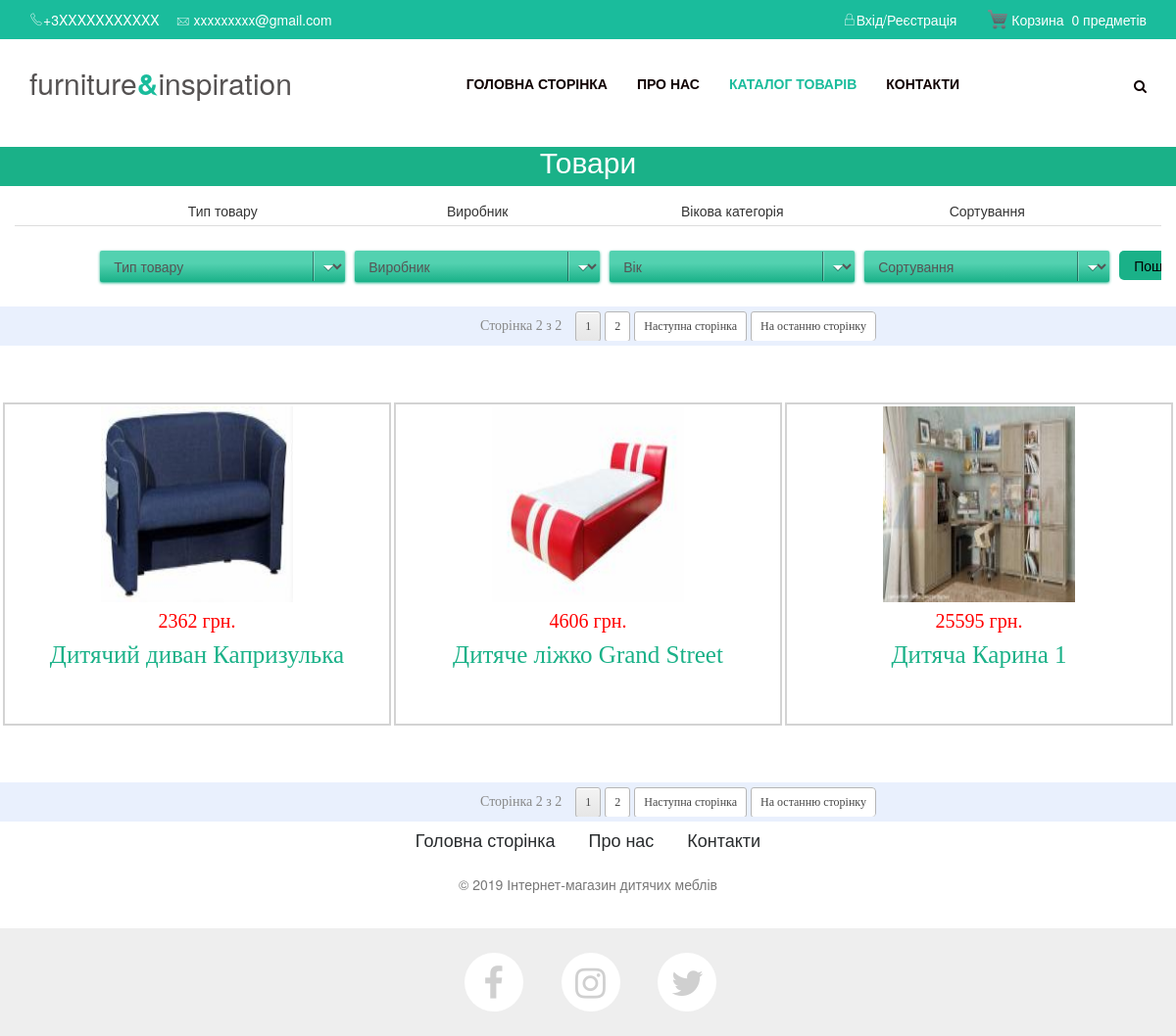
/prodList.php?prodType=0&page=2, run on the app's committed database.
### tables this page shows
CREATE TABLE IF NOT EXISTS `product` (
  `prodId` int(11) NOT NULL AUTO_INCREMENT,
  `prodName` text NOT NULL,
  `prodImage` text NOT NULL,
  `prodDesc` text NOT NULL,
  `prodCharacteristic` text,
  `type` text,
  `price` int(11) NOT NULL DEFAULT '0',
  `bigImageNames` text,
  `prodCustomers` int(11) NOT NULL DEFAULT '0',
  `prodRating` double NOT NULL DEFAULT '0',
  `prodAge` int(11) NOT NULL,
  `prodProducer` text NOT NULL,
  `prodProd` int(11) NOT NULL DEFAULT '0',
  PRIMARY KEY (`prodId`)
);

### php/connect.php (called while the page is built, shortened)
<?php
class Connect
{
    function __construct()
    {
        $this->mysqli = new mysqli("localhost", "root", "", "furniture&insipation");
    }
}
$connect = new Connect();
?>

### prodList.php (the view, shortened to what this page needs)
<?php
require_once("php/connect.php");
require_once("php/function.php");
?>
<!DOCTYPE html>
<html>
<head>
    <?php
    $prodType = "0";
    ?>
    <link href="css/pagination.css" rel="stylesheet" type="text/css" />
    <link href="css/grey.css" rel="stylesheet" type="text/css" />
    <link href="css/home.css" rel="stylesheet" type="text/css" />
    <link href="css/prodList.css" rel="stylesheet" type="text/css" />
</head>
<body>
    <div id="container">
        <?php include "header.php" ?>
        <div id="prodListDiv">
            <div id="BG">
                <h2> Товари </h2>
            </div>
            <div class="selection">
                <form class="form-inline col-md-12 wow fadeInDown animated" action="prodList.php" method="post">
                    <div class="table-responsive cart_info">
                        <table class="table table-condensed" style="height:10px; text-align: center;">
                            <thead>
                                <tr class="cart_menu" style="margin-left: 20px;">
                                    <td class="price"></td>
                                    <td class="image" style="margin-left: 20px;">Тип товару</td>
                                    <td class="image">Виробник</td>
                                    <td class="description">Вікова категорія</td>
                                    <td class="price">Сортування</td>
                                    <td class="price"></td>
                                </tr>
                            </thead>
                            <tbody>
                                <tr>
                                    <td class="cart_product1">
                                    </td>
                                    <td class="cart_product1">
                                        <select id="soflow" name="prodType">
                                            <option value="0">Тип товару</option>
                                            </select>
                                        </td>
                                        <td class="cart_product1">
                                            <select id="soflow" name="prodProducer">
                                                <option value="0">Виробник</option>
                                            </select>
                                        </td>
                                        <td class="cart_product1">
                                            <select id="soflow" name="select_age">
                                                <option value="0">Вік</option>
                                            </select>
                                        </td>
                                        <td class="cart_price">
                                            <select id="soflow" name="select_sort">
                                                <option value="1">Сортування</option>
                                            </select>
                                        </td>
                                        <td class="cart_total">
                                            <input id="btnUpdate" type="submit" name="btnSelect" value="Пошук" />
                                        </td>
                                    </tr>
                                </tbody>
                            </table>
                        </div>
                    </form>
                </div>
                <br>
                <br>
                <br>
                <div id="prodListDiv">
                    <?php
                    $limit = 9;
                    $page = (int)(!isset($_GET["page"]) ? 1 : $_GET["page"]);
                    $startpoint = ($page * $limit) - $limit;
                    $query = "SELECT * FROM product where prodProd='0'";
                    $statement = "FROM product where prodProd='0'";
                    $queryLimit = "SELECT * FROM product where prodProd='0' LIMIT {$startpoint} , {$limit}";
                    $resultSet = $connect->mysqli->query($query);
                    $num_rows = mysqli_num_rows($resultSet);
                    if ($num_rows > $limit) {
                        echo '<div id="paginationBoxDiv">
                    <div id="paginationDiv" >';
                        echo pagination($statement, $limit, $page, "?prodType=$prodType&amp;",$connect);
                        echo '</div>
                </div>';
                    }
                    ?>
                    <table id="productTable">
                        <?php
                        $resultSet = $connect->mysqli->query($queryLimit);
                        $fetchedRow = mysqli_fetch_row($resultSet);
                        if ($fetchedRow == null) {
                            echo '<div class="center_text"><h1 style="text-align: center; color: red;">На жаль товару з такими параметрами немає у БД</h1></div>';
                        } else {
                            for ($rowNumber = 0; $rowNumber < 3; $rowNumber++) {
                                if ($fetchedRow == null) break;
                                echo "<tr>";
                                for ($columnNumber = 0; $columnNumber < 3; $columnNumber++) {
                                    if ($fetchedRow == null) {
                                        echo "<td></td>";
                                    } else {
                                        $id = $fetchedRow[0];
                                        $name = $fetchedRow[1];
                                        $imageName = $fetchedRow[2];
                                        $price = $fetchedRow[6];
                                        $displayImage = "<img src='css/images/products/$imageName' width='50%' height='200px' alt='tableImage'/>";
                                        echo " <td><a href='prodInfo.php?prodId=$id'> $displayImage <p style='color: #1ab188;'><span class='price' style='color: red;' >$price грн.</span><br> $name </p></a></td> ";
                                        $fetchedRow = mysqli_fetch_row($resultSet);
                                    }
                                }
                                echo "</tr>";
                            }
                        }
                        ?>
                    </table>
                    <?php
                    $resultSet = $connect->mysqli->query($query);
                    $num_rows = mysqli_num_rows($resultSet);
                    if ($num_rows > $limit) {
                        echo '<br><div id="paginationBoxDiv">
                    <div id="paginationDiv" >';
                        echo pagination($statement, $limit, $page, "?prodType=$prodType&amp;",$connect);
                        echo '</div>
                </div>';
                    }
                    ?>
                </div>
                <?php include "footer.php" ?>
            </div>
        </div>
    </body>
    </html>

### css/home.css (style rules this page uses)
body { background-color: #f2f2f2; margin: 0; width: 100%; min-width: 1200px; }
#container { position: absolute; width: 100%; min-width: 1200px; }

### css/prodList.css (style rules this page uses)
#prodListDiv { width: 100%; height: 100%; margin-left: auto; margin-right: auto; }
#BG { position: relative; width: 100%; height: 40px; font-family: verdana, arial; text-align: center; line-height: 40px; color: white; background-color: #1ab188; }
#productTable { width: 100%; height:100%; float: right; border-collapse: separate; border-spacing: 3.5px 58.15625px; background-color: white; }
#productTable td { width: 30%; height: 330px; padding: 0; margin: 0; vertical-align: top; text-align: center; background-color: white; }
#productTable a { display: block; width: 100%; height: 100%; text-decoration: none; color: black; border: solid 2px; border-color: lightgrey; }
#productTable img { margin-top: 2px; border: 0; }
#productTable p { padding: 0; margin: 0; font-family: verdana; font-size: 25px; }
#productTable .price { font-size: 20px; }
#paginationBoxDiv { float: right; width: 100%; height: 40px; background-color: #e9f0fd; }
#paginationDiv { width: 60%; height: 30px; margin-top: 5px; float: right; clear: both; }
*, *:after, *:before { -webkit-box-sizing: border-box; -moz-box-sizing: border-box; box-sizing: border-box; padding: 0; margin: 0; }
.selection { width: 100%; height: 100%; margin-top: 10px; z-index: 4; }
.cart_product1 { margin-left: 25px; margin-top: 50px; }
input[type=submit] { padding:5px 15px; background:#1ab188; border:0 none; cursor:pointer; -webkit-border-radius: 5px; border-radius: 5px; width: 100%; margin-top: 20px; }
select#soflow, select#soflow-color { -webkit-appearance: button; -webkit-border-radius: 2px; -webkit-box-shadow: 0px 1px 3px #1ab188; -webkit-padding-end: 20px; -webkit-padding-start: 2px; -webkit-user-select: none; background-image: url(images/15xvbd5.png), -webkit-linear-gradient(#53d1b0, #53d1b0 40%, #1ab188); background-position: 95% center; background-repeat: no-repeat; border: 0px solid #1ab188; color: #555; font-size: inherit; margin-top: 20px; overflow: hidden; padding: 5px 10px; text-overflow: ellipsis; white-space: nowrap; width: 250px; }

### css/style.css (style rules this page uses)
* { margin: 0; padding: 0px; }
body { font-family: 'Open Sans', sans-serif; font-size: 13px; line-height: 20px; position: relative; background: #fff; color: #656565; padding: 0; margin: 0; overflow: visible; }
*,*:after,*:before { -webkit-box-sizing: border-box; -moz-box-sizing: border-box; box-sizing: border-box; padding: 0; margin: 0; }
a { color: #0098d7; padding: 0; margin: 0; text-decoration: none; }
a img { border: none; vertical-align: bottom; }
h1,h2,h3,h4,h5,h6 { letter-spacing: 0px; font-weight: normal; position: relative; padding: 0 0 10px 0; font-weight: normal; font-family: 'Roboto', serif; line-height: 140%; color: #01090c; }
h2 { font-size: 20px; }
input,textarea { color: #000 !important }
html, body, .wrapper { height: 100%; }
.form-inline { display: block; background: #fff; position: relative; padding: 0; border-radius: 10px; }

### css/Footer-white.css (style rules this page uses)
* { margin: 0; padding: 0; }
html, body { height: 100%; }
html { height: 100%; }
body { display: flex; display: -webkit-flex; flex-direction: column; -webkit-flex-direction: column; height: 100%; }

### data on the page
product: prodImage (picture), price "2362", prodName "Дитячий диван Капризулька"
product: prodImage (picture), price "4606", prodName "Дитяче ліжко Grand Street"
product: prodImage (picture), price "25595", prodName "Дитяча Карина 1"

### other printed values
$size "0"
$end "предметів"
$page "2 2"
$lastpage "2 2"
